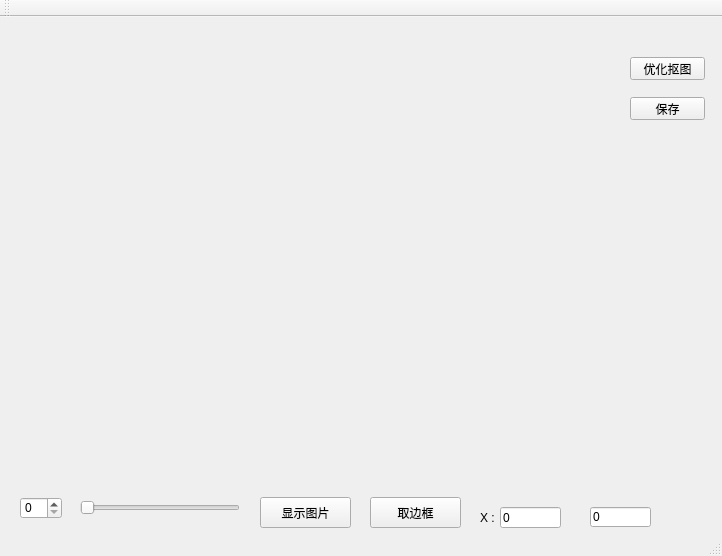
<?xml version="1.0" encoding="UTF-8"?>
<ui version="4.0">
 <class>MainWindow</class>
 <widget class="QMainWindow" name="MainWindow">
  <property name="geometry">
   <rect>
    <x>0</x>
    <y>0</y>
    <width>722</width>
    <height>556</height>
   </rect>
  </property>
  <property name="windowTitle">
   <string>MainWindow</string>
  </property>
  <widget class="QWidget" name="centralWidget">
   <widget class="QPushButton" name="pushButton">
    <property name="geometry">
     <rect>
      <x>260</x>
      <y>480</y>
      <width>91</width>
      <height>31</height>
     </rect>
    </property>
    <property name="text">
     <string>显示图片</string>
    </property>
   </widget>
   <widget class="QLabel" name="label">
    <property name="geometry">
     <rect>
      <x>20</x>
      <y>20</y>
      <width>601</width>
      <height>441</height>
     </rect>
    </property>
    <property name="text">
     <string/>
    </property>
   </widget>
   <widget class="QSlider" name="Slider">
    <property name="geometry">
     <rect>
      <x>80</x>
      <y>480</y>
      <width>160</width>
      <height>22</height>
     </rect>
    </property>
    <property name="orientation">
     <enum>Qt::Horizontal</enum>
    </property>
   </widget>
   <widget class="QSpinBox" name="spinBox">
    <property name="geometry">
     <rect>
      <x>20</x>
      <y>480</y>
      <width>42</width>
      <height>22</height>
     </rect>
    </property>
   </widget>
   <widget class="QPushButton" name="pushButton_2">
    <property name="geometry">
     <rect>
      <x>370</x>
      <y>480</y>
      <width>91</width>
      <height>31</height>
     </rect>
    </property>
    <property name="text">
     <string>取边框</string>
    </property>
   </widget>
   <widget class="QLabel" name="label_2">
    <property name="geometry">
     <rect>
      <x>480</x>
      <y>490</y>
      <width>161</width>
      <height>21</height>
     </rect>
    </property>
    <property name="text">
     <string>X :            Y:        </string>
    </property>
   </widget>
   <widget class="QLineEdit" name="XEdit">
    <property name="geometry">
     <rect>
      <x>500</x>
      <y>490</y>
      <width>61</width>
      <height>21</height>
     </rect>
    </property>
    <property name="text">
     <string>0</string>
    </property>
   </widget>
   <widget class="QLineEdit" name="YEdit">
    <property name="geometry">
     <rect>
      <x>590</x>
      <y>490</y>
      <width>61</width>
      <height>20</height>
     </rect>
    </property>
    <property name="text">
     <string>0</string>
    </property>
   </widget>
   <widget class="QPushButton" name="pushButton_3">
    <property name="geometry">
     <rect>
      <x>630</x>
      <y>40</y>
      <width>75</width>
      <height>23</height>
     </rect>
    </property>
    <property name="text">
     <string>优化抠图</string>
    </property>
   </widget>
   <widget class="QPushButton" name="pushButton_4">
    <property name="geometry">
     <rect>
      <x>630</x>
      <y>80</y>
      <width>75</width>
      <height>23</height>
     </rect>
    </property>
    <property name="text">
     <string>保存</string>
    </property>
   </widget>
  </widget>
  <widget class="QMenuBar" name="menuBar">
   <property name="geometry">
    <rect>
     <x>0</x>
     <y>0</y>
     <width>722</width>
     <height>23</height>
    </rect>
   </property>
  </widget>
  <widget class="QToolBar" name="mainToolBar">
   <attribute name="toolBarArea">
    <enum>TopToolBarArea</enum>
   </attribute>
   <attribute name="toolBarBreak">
    <bool>false</bool>
   </attribute>
  </widget>
  <widget class="QStatusBar" name="statusBar"/>
 </widget>
 <layoutdefault spacing="6" margin="11"/>
 <resources/>
 <connections/>
</ui>
